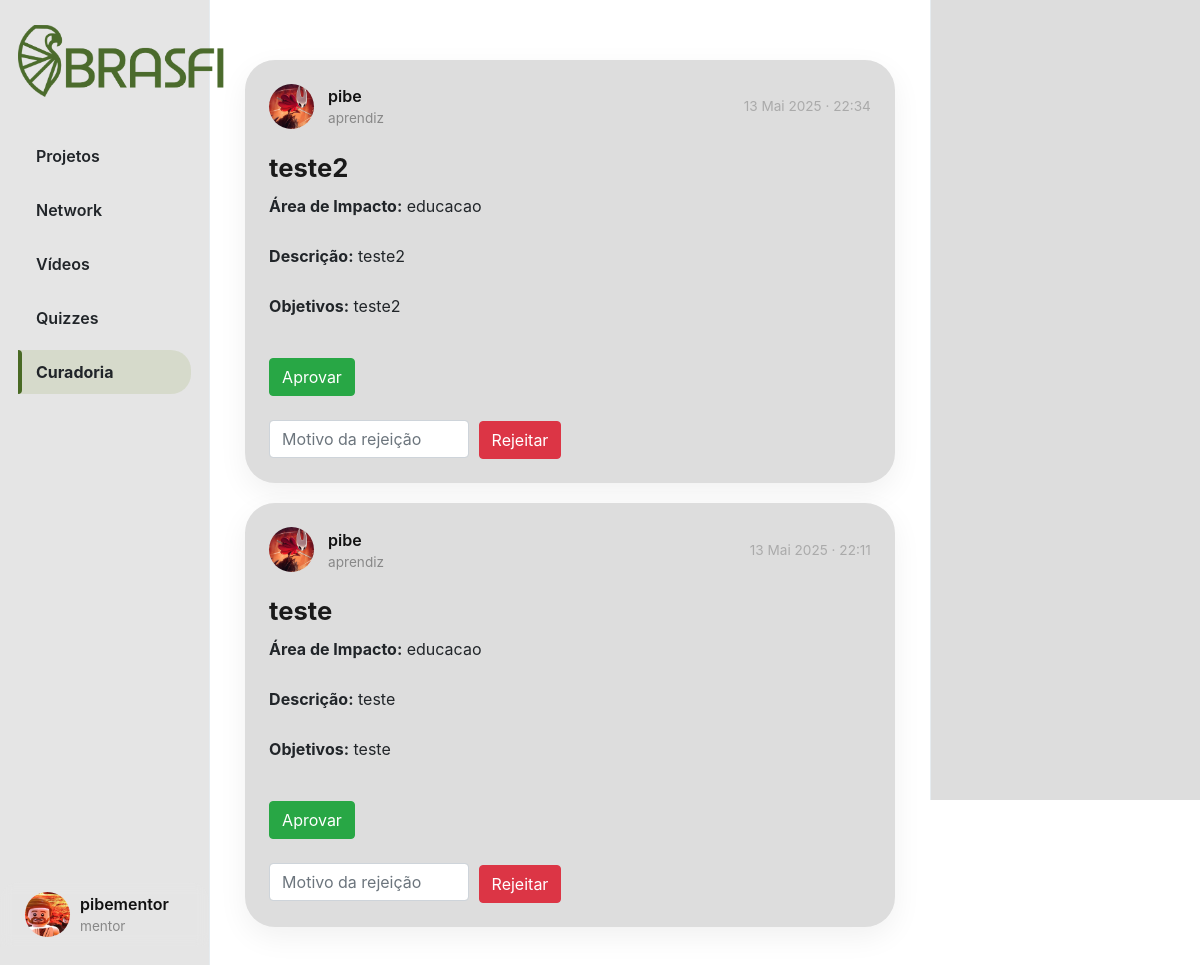
The page /curadoria (signed in) on the database its author committed.
### App_BRASFI/models.py (models this page shows, shortened)
class User(AbstractUser):
    TIPO_USUARIO = (
        ('mentor', 'Mentor'),
        ('aprendiz', 'Aprendiz'),
    )
    profilePic = models.ImageField(upload_to='profile_pic/', blank=True, null=True)
    userType = models.CharField(max_length=10, choices=TIPO_USUARIO, default='aprendiz')

class Projeto(models.Model):
    AREA_IMPACTO_CHOICES = [
        ("educacao", "Educação"),
        ("meio_ambiente", "Meio Ambiente"),
        ("saude", "Saúde"),
        ("tecnologia", "Tecnologia"),
        ("outros", "Outros"),
    ]
    STATUS_CHOICES = [
        ("pendente", "Pendente"),
        ("aprovado", "Aprovado"),
        ("rejeitado", "Rejeitado"),
    ]
    title = models.CharField(max_length=255)
    description = models.TextField()
    impact_area = models.CharField(max_length=30, choices=AREA_IMPACTO_CHOICES)
    objective = models.TextField()
    user = models.ForeignKey(User, on_delete=models.CASCADE, related_name="projetos")
    status = models.CharField(max_length=20, choices=STATUS_CHOICES, default="pendente")
    created_at = models.DateTimeField(default=timezone.now)
    rejection_reason = models.TextField(blank=True, null=True)

### App_BRASFI/views.py (the view)
# urls.py: path('curadoria', views.CuradoriaView, name='curadoria'),
@login_required
def CuradoriaView(request):
    projetos = Projeto.objects.filter(status="pendente").order_by("-created_at")
    return render(request, "curadoria.html", {
        "page": "curadoria",
        "projetos": projetos
    })

### App_BRASFI/templates/curadoria.html (shortened to what this page needs)
{% extends "layout.html" %}
{% load static %}
{% block body %}
    {% if projetos %}
    <div class="posts-view">
        {% for projeto in projetos %}
        <div class="post-card">
            <div class="post-header">
                <div class="creator-info">
                    <div class="small-profilepic" style="background-image: url('/media/{{ projeto.user.profilePic }}');"></div>
                    <div>
                        <div class="username">{{ projeto.user.username }}</div>
                        <div class="user-type">{{ projeto.user.userType }}</div>
                    </div>
                </div>
                <div class="created-at">{{ projeto.created_at|date:"d M Y · H:i" }}</div>
            </div>
            <div class="post-details">
                <h3 class="video-title">{{ projeto.title }}</h3>
                <p><strong>Área de Impacto:</strong> {{ projeto.impact_area }}</p>
                <p><strong>Descrição:</strong> {{ projeto.description }}</p>
                <p><strong>Objetivos:</strong> {{ projeto.objective }}</p>
            </div>
            <form method="POST" action="{% url 'App_BRASFI:aprovar_projeto' projeto.id %}" style="display: inline;">
                <button type="submit" class="btn btn-success">Aprovar</button>
            </form>
            <form method="POST" action="{% url 'App_BRASFI:rejeitar_projeto' projeto.id %}" style="display: inline;">
                <input type="text" name="rejection_reason" placeholder="Motivo da rejeição" required class="form-control" style="display: inline-block; width: 200px; margin-right: 5px;">
                <button type="submit" class="btn btn-danger">Rejeitar</button>
            </form>
        </div>
        {% endfor %}
    </div>
    {% else %}
    <div class="posts-view">
        <div>Nenhum projeto pendente para curadoria.</div>
    </div>
    {% endif %}
{% endblock %}

### App_BRASFI/templates/layout.html (shortened to what this page needs)
{% load static %}
<!DOCTYPE html>
<html lang="pt-br">
    <head>
        <link rel="stylesheet" href="https://cdnjs.cloudflare.com/ajax/libs/font-awesome/6.5.0/css/all.min.css">
        <link rel="stylesheet" href="https://stackpath.bootstrapcdn.com/bootstrap/4.4.1/css/bootstrap.min.css">
        <link href="{% static 'styles/hub.css' %}" rel="stylesheet">
        <link rel="stylesheet" href="{% static 'styles/likes.css' %}">
    </head>
    <body>
        <div class="body" data-page="{{page}}">
            <div class="sidenav">
                <a href="{% url 'App_BRASFI:projecthub' %}" class="navbar-brand">
                    <img src="{% static 'img/BRASFI_nobg.png' %}" height="80px">
                </a>
                <ul class="sidenav-menu">
                    <li class="nav-item {% if page == 'projecthub' %}active{% endif %}">
                        <a href="{% url 'App_BRASFI:projecthub' %}" class="nav-link">
                            <div>Projetos</div>
                        </a>
                    </li>
                    <li class="nav-item {% if page == 'networkhub' %}active{% endif %}">
                        <a href="{% url 'App_BRASFI:networkhub' %}" class="nav-link">
                            <div>Network</div>
                        </a>
                    </li>
                    <li class="nav-item {% if request.path == '/videos' %}active{% endif %}">
                        <a href="{% url 'App_BRASFI:videos' %}" class="nav-link">
                            <div>Vídeos</div>
                        </a>
                    </li>
                    <li class="nav-item {% if request.path == '/quizzes' %}active{% endif %}">
                        <a href="{% url 'App_BRASFI:quizzes' %}" class="nav-link">
                            <div>Quizzes</div>
                        </a>
                    </li>
                    {% if user.userType == "mentor" %}
                    <li class="nav-item {% if request.path == '/curadoria' %}active{% endif %}">
                        <a href="{% url 'App_BRASFI:curadoria' %}" class="nav-link">
                            <div>Curadoria</div>
                        </a>
                    </li>
                    {% endif %}
                </ul>
                <div class="sidenav-user-wrapper">
                    <div class="user_account" onclick="toggleUserDropdown(event)">
                        <div class="small-profilepic" style="background-image: url('/media/{{ user.profilePic }}')"></div>
                        <div class="user-info">
                            <div class="username">{{ user.username }}</div>
                            <div class="user-type grey">{{ user.userType }}</div>
                        </div>
                    </div>
                </div>
            </div>
            <div class="main-div">
                <div class="left-div">
                    <div class="posts-view">
                        <div class="main-div-content">
                            {% block body %}
                            {% endblock %}
                        </div>
                    </div>
                </div>
            </div>
            <div class="right-div">
                <div class='right-div-content'>
                </div>
            </div>
        </div>
    </body>
</html>

### App_BRASFI/static/styles/hub.css (style rules this page uses)
.body { display: flex; min-height: 100%; font-family: Inter, sans-serif; }
.username { font-size: 1rem; font-weight: 600; color: #111; }
.user-type, .grey { font-size: 0.8rem; color: #657786; }
.sidenav { position: fixed; left: 0%; width: 17.5%; height: 100%; background-color: #E5E5E5; padding: 20px 1.5% 0 1.5%; border-right: 1px solid #e6ecf0; z-index: 100; display: flex; flex-direction: column; }
.sidenav-menu { list-style: none; padding: 0; margin: 3vh 0; }
.sidenav-menu .nav-item { margin-bottom: 10px; position: relative; }
.sidenav-menu .nav-link { display: flex; align-items: center; font-size: 1rem; font-weight: 600; text-decoration: none; color: #212529; padding: 10px 18px; border-radius: 20px; transition: background-color 0.3s ease, color 0.3s ease, transform 0.3s ease; position: relative; overflow: hidden; }
.sidenav-menu .nav-link > div { display: flex; align-items: center; }
.sidenav-menu .nav-link::before { content: ''; position: absolute; height: 100%; width: 4px; background-color: #496A24; left: 0; top: 0; opacity: 0; transition: 0.3s ease; border-radius: 0 5px 5px 0; }
.sidenav-menu .nav-item.active .nav-link { background-color: #B6C39250; border-bottom-left-radius: 0px; border-top-left-radius: 0px; font-weight: 700; }
.sidenav-menu .nav-item.active .nav-link::before { opacity: 1; }
.sidenav-user-wrapper { position: absolute; bottom: 20px; left: 0; width: 100%; padding: 0 15px; backdrop-filter: blur(6px); border-radius: 20px 20px 0 0; }
.user_account { display: flex; align-items: center; padding: 10px; border-radius: 999px; transition: background-color 0.3s ease; cursor: pointer; }
.user-info { display: flex; margin-left: 10px; flex-direction: column; justify-content: center; }
.small-profilepic { width: 45px; height: 45px; border-radius: 50%; overflow: hidden; background-size: cover; background-repeat: no-repeat; background-position: center; box-sizing: content-box; }
.main-div { position: relative; width: 60%; left: 17.5%; min-height: 100vh; }
.left-div { position: relative; }
.right-div { width: 22.5%; right: 0%; height: 100vh; position: fixed; background-color: #DDDDDD; border-left: .5px solid #e6ecf0; }
.right-div-content { height: 92.5vh; overflow: auto; padding-left: 1.5vw; padding-right: 1.5vw; }
.posts-view { display: flex; flex-direction: column; gap: 20px; padding: 30px 2.5% 20px 2.5%; max-width: 1100px; margin: auto; }
.post-card { background: #DDDDDD; border-radius: 30px; box-shadow: 0 10px 30px rgba(0, 0, 0, 0.06); padding: 24px; display: flex; flex-direction: column; gap: 24px; transition: transform 0.3s ease, box-shadow 0.3s ease; }
.post-header { display: flex; justify-content: space-between; align-items: center; }
.creator-info { display: flex; align-items: center; gap: 14px; }
.user-type { font-size: 0.85rem; color: #888; }
.created-at { font-size: 0.85rem; color: #aaa; }
.post-details { display: flex; flex-direction: column; gap: 10px; }
.video-title { font-size: 1.6rem; font-weight: 700; color: #1a1a1a; margin: 0; }

### rows shown on the page
User: profilePic (picture), username "pibementor", userType "mentor"
Projeto: user.profilePic (picture), user.username "pibe", user.userType "aprendiz", created_at "13 Mai 2025 · 22:34", title "teste2", impact_area "educacao", description "teste2", objective "teste2"
Projeto: user.profilePic (picture), user.username "pibe", user.userType "aprendiz", created_at "13 Mai 2025 · 22:11", title "teste", impact_area "educacao", description "teste", objective "teste"
